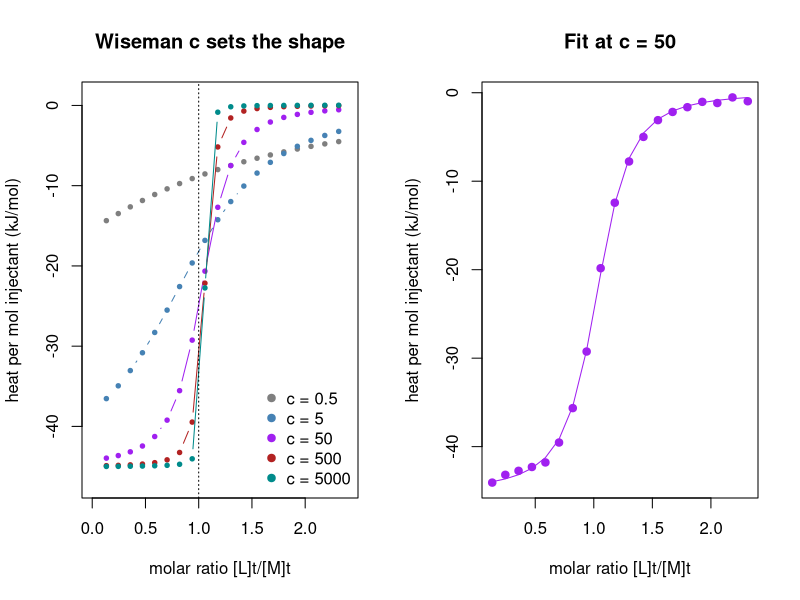

Here is the R script that generated this plot:
# Isothermal titration calorimetry of 1:1 binding: simulated isotherms for several Wiseman c values
# and a nonlinear least-squares fit of n, Ka and dH (overflow-cell model, displaced-volume correction).
set.seed(0)
V0 <- 200e-6                       # cell volume, L
dv <- c(0.4e-6, rep(2.0e-6, 19))   # injection volumes, L
M0 <- 20e-6                        # macromolecule in the cell, M
L0 <- 220e-6                       # ligand in the syringe, M

concentrations <- function(M0, L0) {
  v <- cumsum(dv)
  list(Mt = M0 * (1 - v / (2 * V0)) / (1 + v / (2 * V0)),
       Lt = L0 * (v / V0) * (1 - v / (2 * V0)))
}

bound <- function(Mt, Lt, n, Ka) {
  s <- n * Mt + Lt + 1 / Ka
  (s - sqrt(s^2 - 4 * n * Mt * Lt)) / 2
}

# heat of each injection in microjoules (dH in kJ/mol)
heats <- function(n, Ka, dH) {
  cc <- concentrations(M0, L0)
  Q <- V0 * dH * 1e3 * bound(cc$Mt, cc$Lt, n, Ka) * 1e6
  Qprev <- c(0, Q[-length(Q)])
  Q - Qprev + dv / V0 * (Q + Qprev) / 2
}

cc <- concentrations(M0, L0)
ratio <- cc$Lt / cc$Mt
norm <- 1 / (dv * L0 * 1e6) / 1e3   # converts uJ per injection to kJ per mol of injectant
n_true <- 1; dH_true <- -45

par(mfrow = c(1, 2))
cols <- c("grey50", "steelblue", "purple", "firebrick", "darkcyan")
cs <- c(0.5, 5, 50, 500, 5000)
plot(NA, xlim = c(0, 2.4), ylim = c(-47, 1), xlab = "molar ratio [L]t/[M]t",
     ylab = "heat per mol injectant (kJ/mol)", main = "Wiseman c sets the shape")
for (k in seq_along(cs)) {
  Ka <- cs[k] / (n_true * M0)
  q <- heats(n_true, Ka, dH_true) * norm
  lines(ratio[-1], q[-1], type = "b", pch = 19, cex = 0.6, col = cols[k])
}
abline(v = 1, lty = 3)
legend("bottomright", legend = paste("c =", cs), col = cols, pch = 19, bty = "n")

# fit the c = 50 experiment with Gaussian noise of 0.15 uJ (the first injection is discarded)
Ka50 <- 50 / (n_true * M0)
y <- heats(n_true, Ka50, dH_true) + rnorm(length(dv), 0, 0.15)
d <- data.frame(i = seq_along(dv), y = y)[-1, ]
fit <- nls(y ~ heats(n, 10^logK, dH)[i], data = d,
           start = list(n = 0.9, logK = log10(Ka50) - 0.5, dH = -35))
print(summary(fit))
est <- coef(fit)
cat(sprintf("Kd = %.0f nM (true %.0f nM)\n", 1e9 / 10^est["logK"], 1e9 / Ka50))

plot(ratio[-1], d$y * norm[-1], pch = 19, col = "purple", xlab = "molar ratio [L]t/[M]t",
     ylab = "heat per mol injectant (kJ/mol)", main = "Fit at c = 50")
lines(ratio[-1], heats(est["n"], 10^est["logK"], est["dH"])[-1] * norm[-1], col = "purple")
